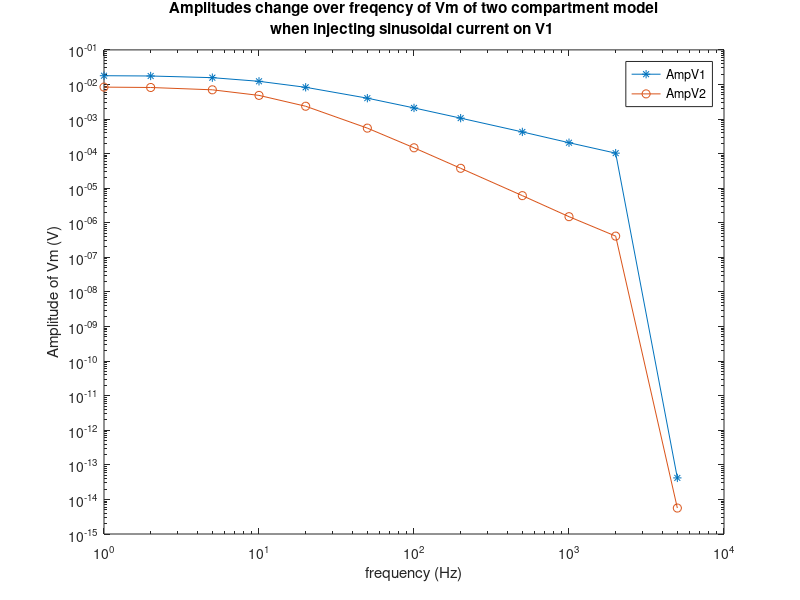

MATLAB code for this plot:
% Neural dynamics Homework3 
% Question 3-3
% Po-Hsuan Huang 2014,11,17
% The program use campartment model solving a patch of neuron with two
% compartment. One can designate different ingective current Ie between three
% time interval 0:Te Te:Ts Ts:T 
% The program print out the plot of the numerical result of the simulation.
% In this quietion, you just play with the coefficient of the frequency of
% the injective sinusoidal current.


%% clear mess 
close all;  % close all figures
%clc;       % clear command area
clear;     % clear variables
% a good hobby I learned today.
% control +C kills the process

%% 

% Initail condition given by the qeustion. All units in MKS.
Em= 0;
Rm= 265E6;
Ra=300E6;
Cm= 75E-12;

% Euler's Method
dt= 0.1E-3;

% designating time intervals
Te = 0.4;
Ts = 10.4;
T = 10.4;
time= 0:dt:T;   

V1 = zeros(1,length(time));
V2 = zeros(1,length(time));

% initial conditions of the dynamic system
V1(1)= Em;
V2(1)= Em;
f = [1 2 5 10 20 50 100 200 500 1e3 2e3 5e3];  % frequency you can play with ^^
fq = f(1);

for j = 1:length(f)
%% for time from 0 sec to Te sec

fq = f(j);

Ie = 0;

%Euler's method
for i= 1:Te/dt-1

V1(i+1) = V1(i)+ dt*((Em-V1(i))/Rm + (V2(i) -V1(i))/Ra  - Ie)/Cm;
V2(i+1) = V2(i)+ dt*((Em-V2(i))/Rm + (V1(i) -V2(i))/Ra  )/Cm;
end

%% for time from Te s to Ts s

for i= Te/dt:Ts/dt
Ie = -(100E-12)*sin(2*pi*fq*i*dt); % injective current = -100 pA* sin(2pi*f*t)

V1(i+1) = V1(i)+ dt*((Em-V1(i))/Rm + (V2(i) -V1(i))/Ra  - Ie)/Cm;
V2(i+1) = V2(i)+ dt*((Em-V2(i))/Rm + (V1(i) -V2(i))/Ra  )/Cm;
end

%% for ttme form Ts to Ts

Ie = 0; % injective current = -100 pA

for i= Ts/dt:T/dt-1

V1(i+1) = V1(i)+ dt*((Em-V1(i))/Rm + (V2(i) -V1(i))/Ra  - Ie)/Cm;
V2(i+1) = V2(i)+ dt*((Em-V2(i))/Rm + (V1(i) -V2(i))/Ra  )/Cm;
end


%% plotting the result
V1max = max(V1(0.8*Ts/dt:Ts/dt));
V1min = min(V1(0.8*Ts/dt:Ts/dt));
Amp(1,j) = (V1max-V1min)/2;
V2max = max(V2(0.8*Ts/dt:Ts/dt));
V2min = min(V2(0.8*Ts/dt:Ts/dt));
Amp(2,j) = (V2max-V2min)/2;

end
figure(1)
FqAmp(1,:)= f;
FqAmp(2,:)= Amp(1,:);
FqAmp(3,:)= Amp(2,:);

loglog(FqAmp(1,:),FqAmp(2,:),'*-');
hold on
loglog(FqAmp(1,:),FqAmp(3,:),'o-');
legend('AmpV1', 'AmpV2');
title({'Amplitudes change over freqency of Vm of two compartment model' ,'when injecting sinusoidal current on V1 '});
xlabel('frequency (Hz)');
ylabel('Amplitude of Vm (V)');
hold off





